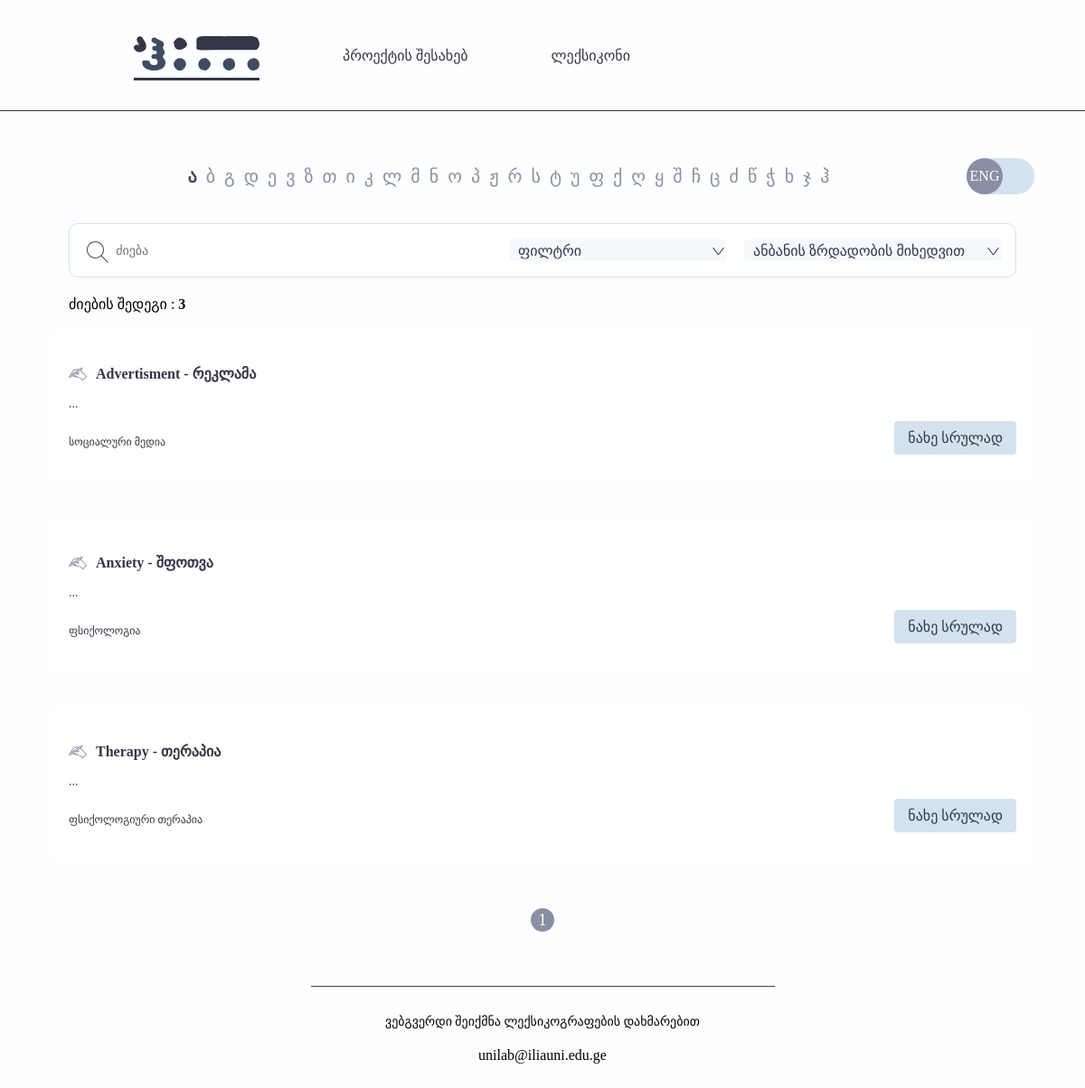
The page /dictionary on the database its author committed.
### src/models/term.py (models this page shows, shortened)
class Term(db.Model):
    __tablename__ = "terms"
    id = db.Column(db.Integer, primary_key=True)
    description = db.Column(db.String)
    example = db.Column(db.String)
    eng_word = db.Column(db.String)
    geo_word = db.Column(db.String)
    img = db.Column(db.String)
    subject = db.relationship("Subject", secondary="subjects_terms", back_populates="terms")
    parent_word_id = db.Column(db.Integer, db.ForeignKey("terms.id"))
    parent_word_rel = db.relationship("Term", remote_side="Term.id", backref="parent_word")

class Subject(db.Model):
    __tablename__ = "subjects"
    id = db.Column(db.Integer, primary_key=True)
    name = db.Column(db.String)
    course_link = db.Column(db.String)
    internship_link = db.Column(db.String)
    terms = db.relationship("Term", secondary="subjects_terms", back_populates="subject")

### src/views/main/routes.py (the view, shortened to what this page needs)
@main_blueprint.route("/dictionary")
def dictionary():
    terms = Term.query
    subject = request.args.get("filter")
    sort = request.args.get("sort")
    search = request.args.get("search")
    if search:
        terms = terms.filter(or_(Term.eng_word.ilike(search), Term.geo_word==search))
    if subject:
        terms = terms.join(TermToSubject).filter(TermToSubject.subjects_id==subject)
    terms = terms.paginate(per_page=4, max_per_page=100)
    subject_list = Subject.query.all()
    return render_template("main/dictionary.html", terms=terms, subjects=subject_list)

### src/templates/main/dictionary.html (shortened to what this page needs)
{% extends "layouts/base.html" %}
{% block body %}
<main class="container">
    <div class="alphabet-block">
        <div class="alphabet">
            <div class="alphabet-wrapper">
            </div>
        </div>
        <div class="alphabet-button-wrapper">
            <div class="alphabet-bg">
                <div class="alphabet-switcher">
                    <span class="switch-face"></span>
                </div>
            </div>
        </div>
    </div>
    <article class="search-block">
        <div class="searchbar">
            <form action="">
                <div class="select-wrapper" id="dropdown-wrapper">
                    <div class="select" >
                        <select name="filter" id="filter">
                            <option value="none">ფილტრი</option>
                        </select>
                        <div class="custom-arrow">
                        </div>
                    </div>
                    <div class="select">
                        <select name="sort" id="sort">
                            <option value="asc">ანბანის ზრდადობის მიხედვით</option>
                        </select>
                        <div class="custom-arrow last">
                        </div>
                    </div>
                </div>
            </form>
        </div>
    </article>
    <div class="counter-wrapper" style="display: block;">
        <span>ძიების შედეგი : </span><strong><span class="search-result-counter">{{terms.total}}</span></strong>
    </div>
    {% for term in terms %}
    <div class="term-cards-wrapper">
        <div class="term-card">
            <div class="card-header">
                <span class="term-icon">
                    <img src="{{url_for('static', filename='/svg/term-cards/term-icon-1.svg')}}">
                </span>
                <h3 class="term-header-title">
                    <span>{{term.eng_word|safe}} -&nbsp;</span>
                    <span>{{term.geo_word|safe}}</span>
                </h3>
            </div>
            <div class="card-body">
                <p class="term-description">{{term.description [0:100]|safe}} {{'...'}}
                </p>
            </div>
            <div class="card-footer">
                <div class="hashtag-keywords">
                    {% for subject in term.subject %}
                    <a href="{{ url_for('main.dictionary', filter=subject.id)}}">{{ subject.name }}</a>
                    {% endfor %}
                </div>
                <div class="button-wrapper">
                    <a href="{{ url_for('main.dictionary_detailed', id=term.id) }}" class="see-details">ნახე სრულად</a>
                </div>
            </div>
        </div>
    </div>
    {% endfor %}
    <div class="pagination">
        {% for page_num in terms.iter_pages() %}
            {% if page_num %}
                {% if page_num != terms.page %}
                    <a href="{{ url_for('main.dictionary', page=page_num) }}" class="page-number">{{ page_num }}</a>
                {% else %}
                    <span class="page-number active-page">{{ page_num }}</span>
                {% endif %}
            {% endif %}
        {% endfor %}
    </div>
</main>
{% endblock %}

### src/templates/layouts/base.html (shortened to what this page needs)
<!DOCTYPE html>
<html lang="en">
<head>
    <link href="{{ url_for('static', filename='css/style.css') }}" rel="stylesheet"/>
    <link href="{{ url_for('static', filename='css/font.css') }}" rel="stylesheet"/>
    <link href="{{ url_for('static', filename='css/slick.css') }}" rel="stylesheet"/>
    <link href="{{ url_for('static', filename='css/slick-theme.css') }}" rel="stylesheet"/>
    <link href="{{ url_for('static', filename='css/responsive.css') }}" rel="stylesheet"/>
    <link href="{{ url_for('static', filename='css/utilities.css') }}" rel="stylesheet"/>
</head>
<body>
{% include "layouts/navbar.html" %}
    <div class="container">
        {% block body %}
        {% endblock %}
    </div>
    <footer class="footer">
        <div class="container">
            <div class="center-element">
                <div class="email-info">
                <p class="footer-info">ვებგვერდი შეიქმნა ლექსიკოგრაფების დახმარებით</p>
                </div>
                <span>unilab@iliauni.edu.ge</span>
            </div>
        </div>
    </footer>
</body>
</html>

### src/templates/layouts/navbar.html
{% from "macros.html" import create_navlink %}
<header class="header">
    <div class="container">
        <nav class="nav">
            <div class="flex-between">
                <ul class="nav-ul">
                    <li class="nav-li">
                        <a class="nav-link active" href="{{url_for('main.index')}}">
                            <img src="{{url_for('static', filename='/svg/site-logo/logo.svg')}}" alt="site logo">
                        </a>
                    <li class="nav-li">
                        <a class="nav-link" href="{{url_for('main.about')}}">{{"პროექტის შესახებ"}}</a>
                    </li>
                    <li class="nav-li">
                        <a class="nav-link" href="{{url_for('main.dictionary')}}">{{"ლექსიკონი"}}</a>
                    </li>
                </ul>
            </div>
        </nav>
    </div>
</header>

### src/static/css/utilities.css (style rules this page uses)
.container { max-width: 1088px; width: 100%; margin: 0 auto; }
.flex-between { display: flex; justify-content: space-between; align-items: center; }

### rows shown on the page
Term: eng_word "Advertisment", geo_word "რეკლამა", value "..."
Subject: name "სოციალური მედია"
Term: eng_word "Anxiety", geo_word "შფოთვა", value "..."
Subject: name "ფსიქოლოგია"
Term: eng_word "Therapy", geo_word "თერაპია", value "..."
Subject: name "ფსიქოლოგიური თერაპია"

### other values the page prints
{{ "პროექტის შესახებ" }} "პროექტის შესახებ"
{{ "ლექსიკონი" }} "ლექსიკონი"
{{ terms.total }} "3"
{{ page_num }} "1"
